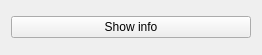
<?xml version="1.0" encoding="UTF-8"?>
<ui version="4.0">
 <class>Widget</class>
 <widget class="QWidget" name="Widget">
  <property name="geometry">
   <rect>
    <x>0</x>
    <y>0</y>
    <width>262</width>
    <height>55</height>
   </rect>
  </property>
  <property name="windowTitle">
   <string>Widget</string>
  </property>
  <layout class="QVBoxLayout" name="verticalLayout">
   <item>
    <widget class="QPushButton" name="showInfoPushButton">
     <property name="text">
      <string>Show info</string>
     </property>
    </widget>
   </item>
  </layout>
 </widget>
 <resources/>
 <connections/>
</ui>
